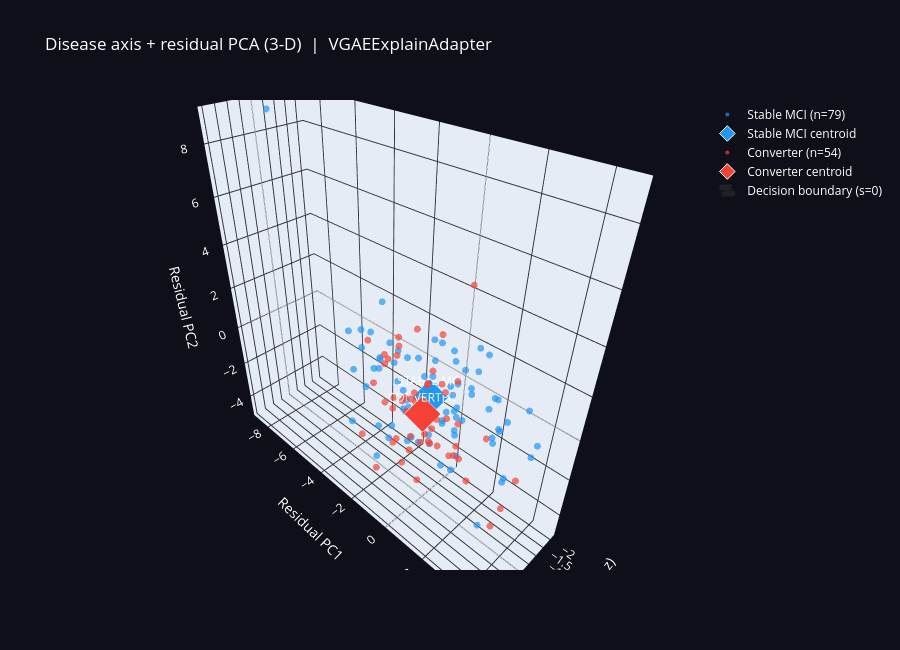

Here is the notebook cell this chart was saved with:
### Code cell
fig3d = ce.plot_disease_axis_3d(DISEASE_AXIS, DISEASE_AXIS['y'],
        title=f'Disease axis + residual PCA (3-D)  |  {type(adapter).__name__}')
fig3d.show()

if OUT_DIR is not None:
    _html_path = OUT_DIR / 'figures' / 'disease_axis_3d.html'
    _html_path.parent.mkdir(parents=True, exist_ok=True)
    fig3d.write_html(str(_html_path))
    SUMMARY['figures'].append(str(_html_path))
